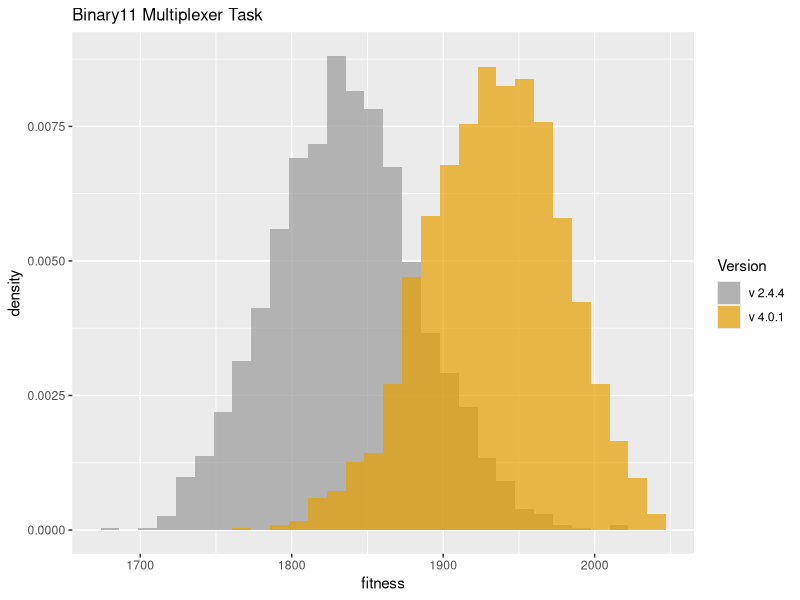
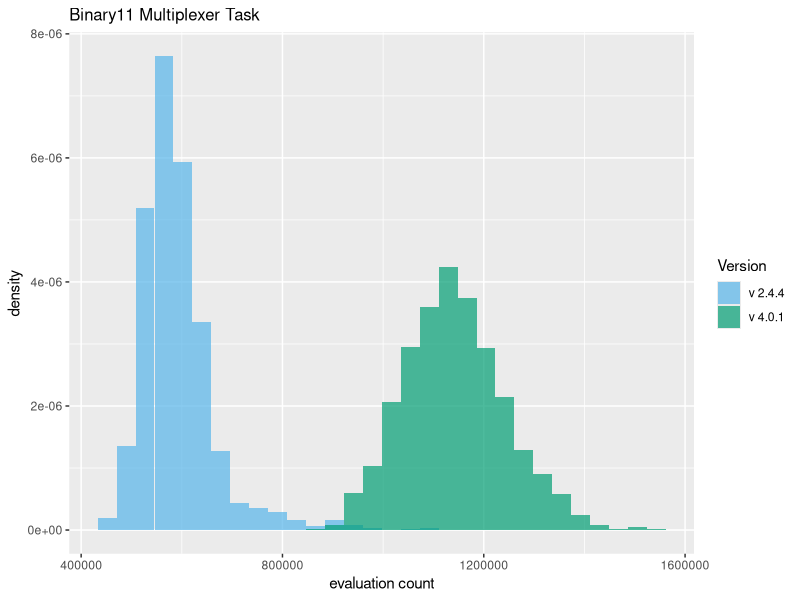
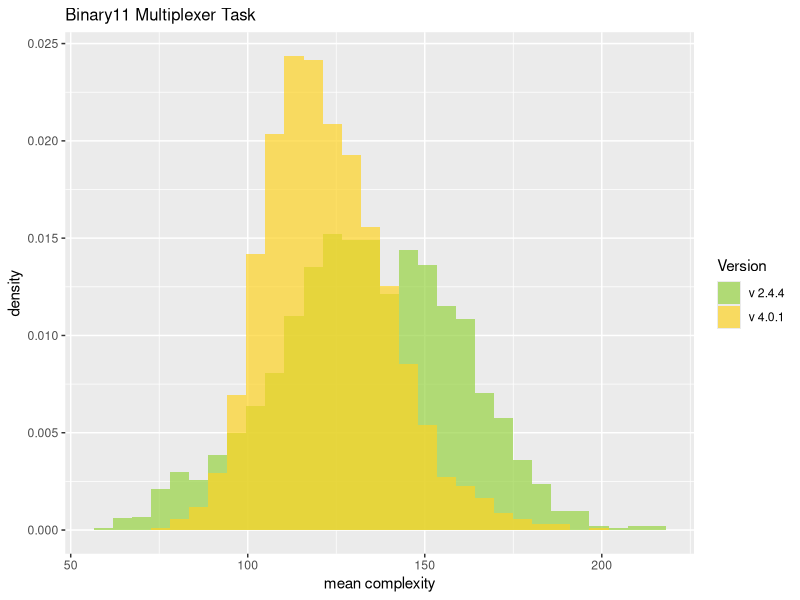

Here is the R script that generated these plots, in order:
library("ggplot2")
setwd("D:/home/websites/sharpneat-web/public/releases/sharpneat-4-0-0")

# A colourblind friendly palette.
cbPalette <- c("#999999", "#E69F00", "#56B4E9", "#009E73", "#F0E442", "#0072B2", "#D55E00", "#CC79A7")
cbPaletteB <- c("#56B4E9", "#009E73", "#F0E442", "#0072B2", "#D55E00","#CC79A7", "#999999", "#E69F00")
cbPaletteC <- c("#97d343", "#fed325")

# Load two data frames
dat1 <- read.table("binary11-samples-v2-4-4.csv", sep=",", head=TRUE)
dat2 <- read.table("binary11-samples-v4-0-1.csv", sep=",", head=TRUE)

# Combine the two dataframes into one.
# First create a new column in each.
dat1$ver <- 'v244'
dat2$ver <- 'v401'

# and combine into a new data frame.
dat <- rbind(dat1, dat2)

# Plot two overlaid histograms, one for each of the two dataframes
p1 = ggplot(dat, aes(bestfitness, fill = ver )) + 
   geom_histogram(alpha = 0.7, aes(y = ..density..), position = 'identity') +
   scale_fill_manual(values=cbPalette, name='Version', labels=c('v 2.4.4','v 4.0.1')) +
   labs(x='fitness') + 
   ggtitle("Binary11 Multiplexer Task") +
   theme(plot.title = element_text(size = 12))

ggsave(filename="binary11-bestfitness-v244-v401-hist.png", plot=p1, height=4, width=8, units="in", dpi=100)

# Eval count.
p2 = ggplot(dat, aes(evalcount, fill = ver )) + 
   geom_histogram(alpha = 0.7, aes(y = ..density..), position = 'identity') +
   scale_fill_manual(values=cbPaletteB, name='Version', labels=c('v 2.4.4','v 4.0.1')) +
   labs(x='evaluation count') + 
   ggtitle("Binary11 Multiplexer Task") +
   theme(plot.title = element_text(size = 12))

ggsave(filename="binary11-evalcount-v244-v401-hist.png", plot=p2, height=4, width=8, units="in", dpi=100)

# Mean complexity.
p2 = ggplot(dat, aes(meancomplexity, fill = ver )) + 
   geom_histogram(alpha = 0.7, aes(y = ..density..), position = 'identity') +
   scale_fill_manual(values=cbPaletteC, name='Version', labels=c('v 2.4.4','v 4.0.1')) +
   labs(x='mean complexity') + 
   ggtitle("Binary11 Multiplexer Task") +
   theme(plot.title = element_text(size = 12))

ggsave(filename="binary11-meancomplexity-v244-v401-hist.png", plot=p2, height=4, width=8, units="in", dpi=100)

